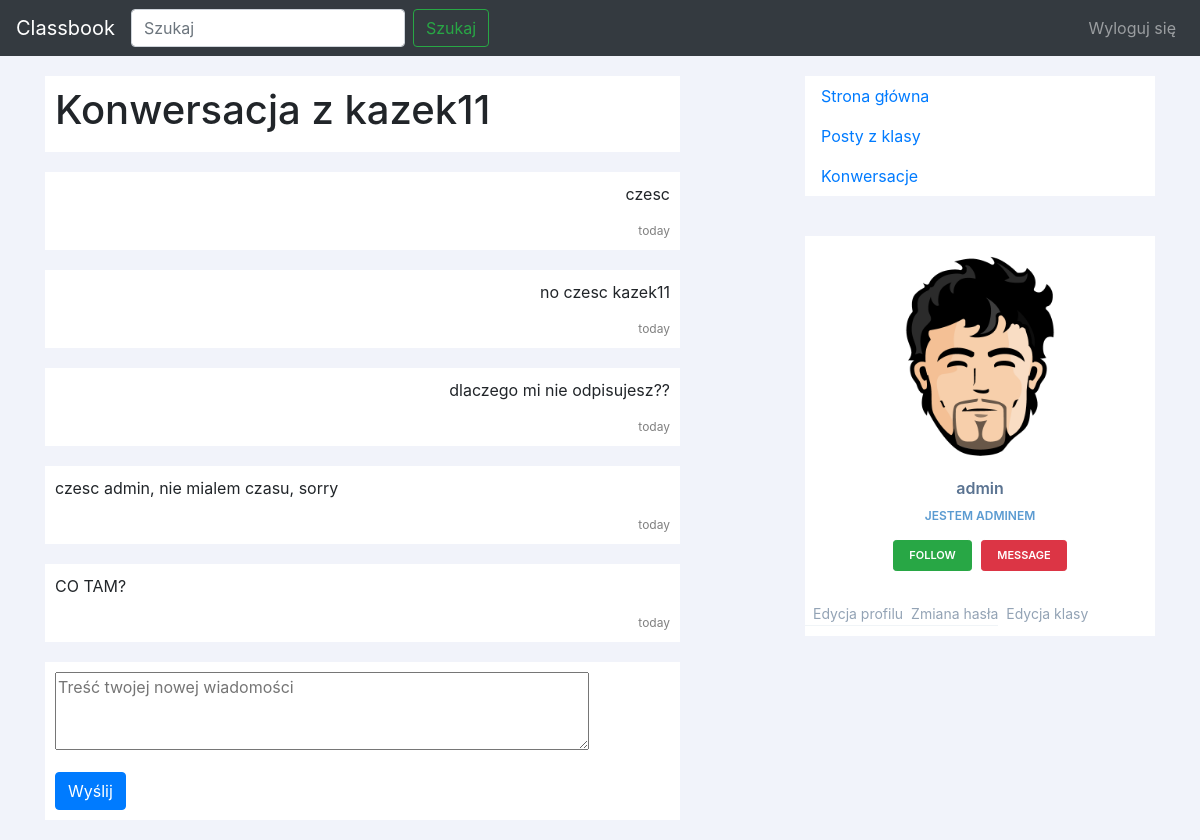
/conversation/4/ (signed in), run on the app's committed database.
### main/models.py (models this page shows, shortened)
class Conversation(models.Model):
	user1 = models.ForeignKey(User, on_delete=models.CASCADE, related_name="user1")
	user2 = models.ForeignKey(User, on_delete=models.CASCADE, related_name="user2")
	messages = models.ManyToManyField(Message, null=True, blank=True)

class Message(models.Model):
	date = models.DateTimeField(default=datetime.now)
	content = models.CharField(max_length=10000)
	sender = models.ForeignKey(User, on_delete=models.CASCADE, null=True, blank=True)

class Profile(models.Model):
	user = models.OneToOneField(User, on_delete=models.CASCADE)
	avatar = models.ImageField(upload_to='main/static/main/avatars/', blank=True, null=True)
	description = models.CharField(max_length=1024, blank=True, null=True)

### main/views.py (the view, shortened to what this page needs)
# urls.py: url(r'^conversation/(?P<id>\d+)/$', views.conversation_view, name="conversation_view"),
@login_required(login_url='/')
def conversation_view(request, id):
	conversation = Conversation.objects.get(id=int(id))
	form = MessageForm()
	context = {
		"conversation": conversation,
		"form": form
	}
	return render(request, 'main/conversation_view.html', context)

### main/forms.py
class MessageForm(forms.Form):
	new_message = forms.CharField(max_length=256, label="", widget=forms.Textarea(attrs=
		{'cols': 50, 'rows': 3, 'placeholder': 'Treść twojej nowej wiadomości'}))

### main/templatetags/profile.py (called while the page is built)
@register.simple_tag
def get_username(user, view_name, username):
	if view_name:
		return username
	else:
		return user.username

@register.simple_tag
def get_profile_description(user, view_name, username):
	if view_name:
		description = Profile.objects.get(user=User.objects.get(username=username)).description
	else:
		description = Profile.objects.get(user=user).description
	if description:
		return description
	else:
		return ""

@register.simple_tag
def get_profile_avatar(user, view_name, username):
	if view_name:
		avatar = Profile.objects.get(user=User.objects.get(username=username)).avatar
	else:
		avatar = Profile.objects.get(user=user).avatar
	if avatar:
		return avatar.url[4:]
	else:
		return '/static/main/avatars/default.png'

@register.simple_tag
def get_conversation_username(conversation, user):
	if conversation.user1 == user:
		return conversation.user2.username
	else:
		return conversation.user1.username

### main/templates/main/conversation_view.html (shortened to what this page needs)
{% extends 'main/base.html' %}
{% block header %}
	{% load profile %}
	{% load humanize %}
{% endblock %}
{% block content %}
	<div id="about" class="post">
		<h1>Konwersacja z {% get_conversation_username conversation user %} </h1>
	</div>
	<div id="posts">
		{% for message in conversation.messages.all %}
			<div class="post">
				{% if user == message.sender %}
					<p class="right">{{ message.content }}</p>
				{% else %}
					<p class="left">{{ message.content }}</p>
				{% endif %}
				<p class="right date">
					{{ message.date | naturalday }}
				</p>
			</div>
		{% endfor %}
	</div>
	<div class="post">
		<form method="POST">
			{{ form.as_p }}
			<button type="submit" class="btn btn-primary">Wyślij</button>
		</form>
	</div>
{% endblock %}

### main/templates/main/menu.html (shortened to what this page needs)
{% load static %}
{% load profile %}
<link rel="stylesheet" type="text/css" href="{% static 'main/menu.css' %}">
<div id="menu-sidebar">
		<ul class="nav flex-column">
	  <li class="nav-item">
	    <a class="nav-link active" href="{% url 'index' %}">Strona główna</a>
	  </li>
	  <li class="nav-item">
	    <a class="nav-link" href="{% url 'class_posts' %}">Posty z klasy</a>
	  </li>
	  <li class="nav-item">
	    <a class="nav-link" href="{% url 'get_conversations' %}">Konwersacje</a>
	  </li>
	</ul>
</div>
{% if user.is_authenticated %}
	<div class="profile-sidebar">
			<div class="profile-userpic">
				<img src="{% get_profile_avatar user view_name username %}" alt="avatar" />
			</div>
			<div class="profile-usertitle">
				<div class="profile-usertitle-name">
					{% get_username user view_name username %}
				</div>
				<div class="profile-usertitle-job">
					{% get_profile_description user view_name username %}
				</div>
			</div>
			<div class="profile-userbuttons">
				<button type="button" class="btn btn-success btn-sm">Follow</button>
				<button type="button" class="btn btn-danger btn-sm">Message</button>
			</div>
			<div class="profile-usermenu">
				<ul class="nav">
					<li>
						<a href="{% url 'edit_profile' %}">
						Edycja profilu </a>
					</li>
					<li>
						<a href="{% url 'change_password' %}">
						Zmiana hasła </a>
					</li>
					<li>
						<a href="{% url 'edit_class' %}">
						Edycja klasy </a>
					</li>
				</ul>
			</div>
		</div>
	</div>
{% endif %}

### main/static/main/base.css (style rules this page uses)
body { background-color: #f8f9fa; }
.post { background-color: white; padding: 10px; margin-bottom: 20px; }
#posts, #about { margin-top: 20px; }
.right { text-align: right; }
.date { color: gray; font-size: 75%; margin: 0; }

### main/static/main/menu.css (style rules this page uses)
body { background: #F1F3FA; }
.profile-sidebar { padding: 20px 0 10px 0; background: #fff; }
.profile-userpic, .profile-usermenu { text-align: center; margin: 0 auto; }
.profile-userpic img { float: none; margin: 0 auto; width: 200px; height: 200px; -webkit-border-radius: 50% !important; -moz-border-radius: 50% !important; border-radius: 50% !important; }
.profile-usertitle { text-align: center; margin-top: 20px; }
.profile-usertitle-name { color: #5a7391; font-size: 16px; font-weight: 600; margin-bottom: 7px; }
.profile-usertitle-job { text-transform: uppercase; color: #5b9bd1; font-size: 12px; font-weight: 600; margin-bottom: 15px; }
.profile-userbuttons { text-align: center; margin-top: 10px; }
.profile-userbuttons .btn { text-transform: uppercase; font-size: 11px; font-weight: 600; padding: 6px 15px; margin-right: 5px; }
.profile-userbuttons .btn:last-child { margin-right: 0px; }
.profile-usermenu { margin-top: 30px; }
.profile-usermenu ul li { border-bottom: 1px solid #f0f4f7; }
.profile-usermenu ul li:last-child { border-bottom: none; }
.profile-usermenu ul li a { color: #93a3b5; font-size: 14px; font-weight: 400; }
#menu-sidebar { background-color: white; margin-bottom: 40px; }

### data on the page
Conversation: user1+user2 "kazek11"
Message: content "czesc", date "today"
Message: content "no czesc kazek11", date "today"
Message: content "dlaczego mi nie odpisujesz??", date "today"
Message: content "czesc admin, nie mialem czasu, sorry", date "today"
Message: content "CO TAM?", date "today"
